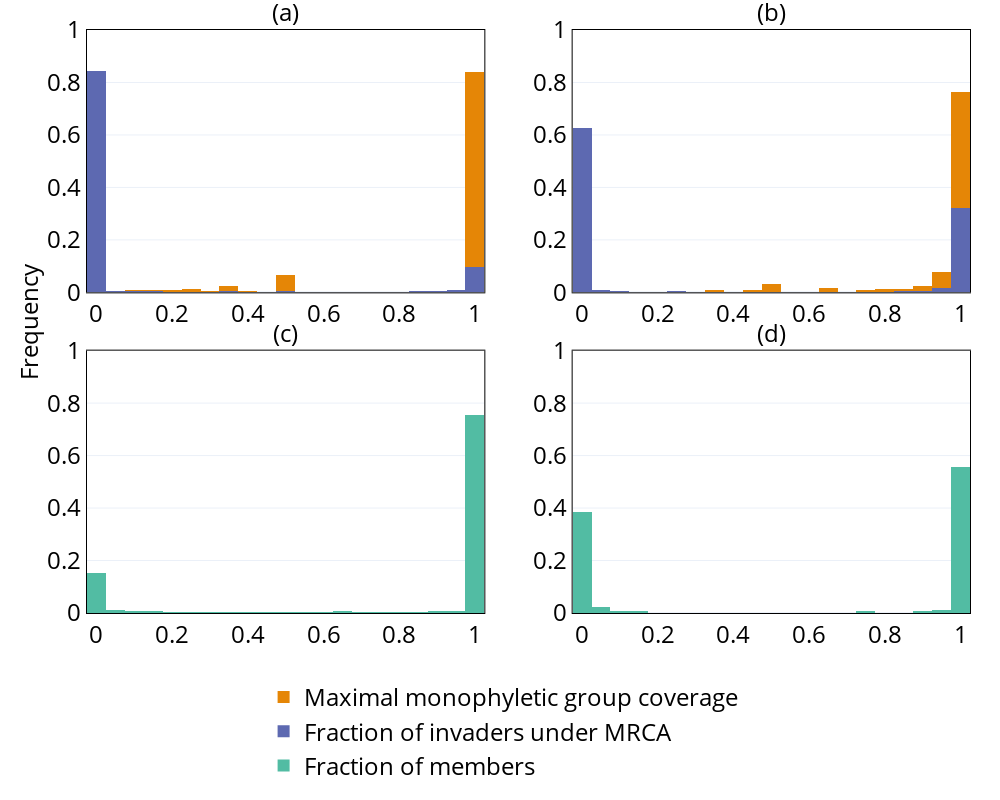

The code cell stored with this chart in its notebook:
### Code cell
fig = make_subplots(
    rows=2,
    cols=2,
    subplot_titles=["(a)", "(b)", "(c)", "(d)"],
    y_title="Frequency",
    horizontal_spacing=0.1,
    vertical_spacing=0.1,
)
fig.update_annotations(font_size=fontsize)

fig.add_trace(
    go.Histogram(
        x=group_by_to_mono_analysis["genus"]["largest_monophyletic_fraction"],
        histnorm="probability",
        marker_color=pallete[0],
        nbinsx=20,
        name="Maximal monophyletic group coverage",
    ),
    row=1,
    col=1,
)
fig.add_trace(
    go.Histogram(
        x=group_by_to_mono_analysis["genus"]["fraction_of_invaders"],
        histnorm="probability",
        marker_color=pallete[1],
        nbinsx=20,
        name="Fraction of invaders under MRCA",
    ),
    row=1,
    col=1,
)

fig.add_trace(
    go.Histogram(
        x=group_by_to_mono_analysis["family"]["largest_monophyletic_fraction"],
        histnorm="probability",
        marker_color=pallete[0],
        nbinsx=20,
        showlegend=False,
    ),
    row=1,
    col=2,
)
fig.add_trace(
    go.Histogram(
        x=group_by_to_mono_analysis["family"]["fraction_of_invaders"],
        histnorm="probability",
        marker_color=pallete[1],
        nbinsx=20,
        showlegend=False,
    ),
    row=1,
    col=2,
)


fig.add_trace(
    go.Histogram(
        x=group_by_to_mrca_scores["genus"]["subtree_members_coverage"],
        histnorm="probability",
        marker_color=pallete[2],
        nbinsx=20,
        name="Fraction of members",
    ),
    row=2,
    col=1,
)

fig.add_trace(
    go.Histogram(
        x=group_by_to_mrca_scores["family"]["subtree_members_coverage"],
        histnorm="probability",
        marker_color=pallete[2],
        nbinsx=20,
        showlegend=False,
    ),
    row=2,
    col=2,
)

fig.update_yaxes(
    title_text="", nticks=10, range=[0, 1], showline=True, linewidth=1, linecolor="black", mirror="all"
)  # only once, yticks more dense, all scale 0-1
fig.update_xaxes(showline=True, linewidth=1, linecolor="black", mirror=True)

fig.update_layout(
    barmode="overlay",
    width=1000,
    height=800,
    font_color="black",
    title_font_family="Ariel",
    yaxis_range=[0, 1],
    legend=dict(yanchor="bottom", y=-0.3, x=0.2),
    legend_orientation="h",
    margin=dict(l=30, r=30, t=30, b=30),
    font_size=fontsize
    # title=f"{group_by}-partition based trees MRCA scores",
)


fig.update_traces(opacity=0.8, marker_size=12, marker_line=dict(width=2, color="black"), selector=dict(mode="markers"))
fig.show()

### Figure 1 — Plotly figure (JSON) as saved in the notebook; plotly's stock layout.template omitted (floating-point values rounded to 4 significant figures; data arrays with more than 128 entries replaced by an {"elided": "..."} marker saying what was removed)
{"data": [{"histnorm": "probability", "marker": {"color": "rgb(229, 134, 6)"}, "name": "Maximal monophyletic group coverage", "nbinsx": 20, "type": "histogram", "x": {"elided": "6687 float values"}, "xaxis": "x", "yaxis": "y"}, {"histnorm": "probability", "marker": {"color": "rgb(93, 105, 177)"}, "name": "Fraction of invaders under MRCA", "nbinsx": 20, "type": "histogram", "x": {"elided": "6687 float values"}, "xaxis": "x", "yaxis": "y"}, {"histnorm": "probability", "marker": {"color": "rgb(229, 134, 6)"}, "nbinsx": 20, "showlegend": false, "type": "histogram", "x": {"elided": "379 float values"}, "xaxis": "x2", "yaxis": "y2"}, {"histnorm": "probability", "marker": {"color": "rgb(93, 105, 177)"}, "nbinsx": 20, "showlegend": false, "type": "histogram", "x": {"elided": "379 float values"}, "xaxis": "x2", "yaxis": "y2"}, {"histnorm": "probability", "marker": {"color": "rgb(82, 188, 163)"}, "name": "Fraction of members", "nbinsx": 20, "type": "histogram", "x": {"elided": "4253 float values"}, "xaxis": "x3", "yaxis": "y3"}, {"histnorm": "probability", "marker": {"color": "rgb(82, 188, 163)"}, "nbinsx": 20, "showlegend": false, "type": "histogram", "x": {"elided": "317 float values"}, "xaxis": "x4", "yaxis": "y4"}], "layout": {"annotations": [{"font": {"size": 24}, "showarrow": false, "text": "(a)", "x": 0.225, "xanchor": "center", "xref": "paper", "y": 1, "yanchor": "bottom", "yref": "paper"}, {"font": {"size": 24}, "showarrow": false, "text": "(b)", "x": 0.775, "xanchor": "center", "xref": "paper", "y": 1, "yanchor": "bottom", "yref": "paper"}, {"font": {"size": 24}, "showarrow": false, "text": "(c)", "x": 0.225, "xanchor": "center", "xref": "paper", "y": 0.45, "yanchor": "bottom", "yref": "paper"}, {"font": {"size": 24}, "showarrow": false, "text": "(d)", "x": 0.775, "xanchor": "center", "xref": "paper", "y": 0.45, "yanchor": "bottom", "yref": "paper"}, {"font": {"size": 24}, "showarrow": false, "text": "Frequency", "textangle": -90, "x": 0, "xanchor": "right", "xref": "paper", "xshift": -40, "y": 0.5, "yanchor": "middle", "yref": "paper"}], "barmode": "overlay", "font": {"color": "black", "size": 24}, "height": 800, "legend": {"orientation": "h", "x": 0.2, "y": -0.3, "yanchor": "bottom"}, "margin": {"b": 30, "l": 30, "r": 30, "t": 30}, "title": {"font": {"family": "Ariel"}}, "width": 1000, "xaxis": {"anchor": "y", "autorange": true, "domain": [0, 0.45], "linecolor": "black", "linewidth": 1, "mirror": true, "range": [-0.025, 1.025], "showline": true, "type": "linear"}, "xaxis2": {"anchor": "y2", "autorange": true, "domain": [0.55, 1], "linecolor": "black", "linewidth": 1, "mirror": true, "range": [-0.025, 1.025], "showline": true, "type": "linear"}, "xaxis3": {"anchor": "y3", "autorange": true, "domain": [0, 0.45], "linecolor": "black", "linewidth": 1, "mirror": true, "range": [-0.025, 1.025], "showline": true, "type": "linear"}, "xaxis4": {"anchor": "y4", "autorange": true, "domain": [0.55, 1], "linecolor": "black", "linewidth": 1, "mirror": true, "range": [-0.025, 1.025], "showline": true, "type": "linear"}, "yaxis": {"anchor": "x", "domain": [0.55, 1], "linecolor": "black", "linewidth": 1, "mirror": "all", "nticks": 10, "range": [0, 1], "showline": true, "title": {"text": ""}}, "yaxis2": {"anchor": "x2", "domain": [0.55, 1], "linecolor": "black", "linewidth": 1, "mirror": "all", "nticks": 10, "range": [0, 1], "showline": true, "title": {"text": ""}}, "yaxis3": {"anchor": "x3", "domain": [0, 0.45], "linecolor": "black", "linewidth": 1, "mirror": "all", "nticks": 10, "range": [0, 1], "showline": true, "title": {"text": ""}}, "yaxis4": {"anchor": "x4", "domain": [0, 0.45], "linecolor": "black", "linewidth": 1, "mirror": "all", "nticks": 10, "range": [0, 1], "showline": true, "title": {"text": ""}}}}
